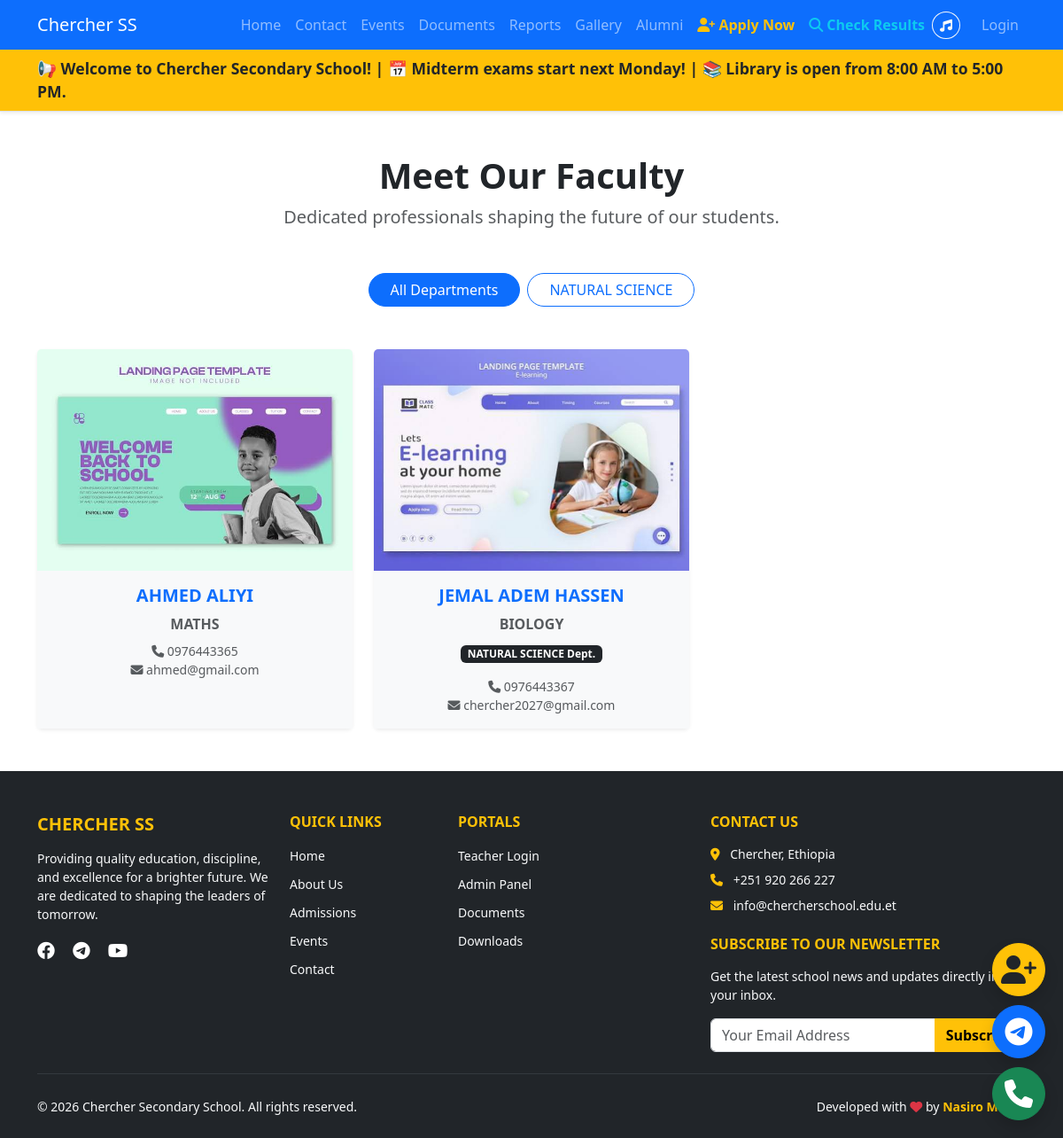
Screenshot of /academics/teachers/ with the database file from the repository.
### academics/models.py (models this page shows, shortened)
class Teacher(models.Model):
    name = models.CharField(max_length=100)
    subject = models.CharField(max_length=100)
    department = models.CharField(max_length=100, blank=True, help_text="e.g., Science, Languages, Humanities")
    phone = models.CharField(max_length=20, blank=True)
    email = models.EmailField(blank=True)
    image = models.ImageField(upload_to='teachers/', blank=True, null=True)

### academics/views.py (the view)
# urls.py: path('teachers/', views.teacher_list, name='teachers'),
def teacher_list(request):
    teachers = Teacher.objects.all()
    department = request.GET.get('department')
    if department:
        teachers = teachers.filter(department=department)
    departments = Teacher.objects.values_list('department', flat=True).distinct().exclude(department='')
    return render(request, 'academics/teachers.html', {
        'teachers': teachers,
        'departments': departments,
        'selected_department': department
    })

### academics/templates/academics/teachers.html (shortened to what this page needs)
{% extends "base.html" %}
{% block content %}
<div class="container mt-5 mb-5">
    <div class="text-center mb-5">
        <h1 class="fw-bold">Meet Our Faculty</h1>
        <p class="text-muted lead">Dedicated professionals shaping the future of our students.</p>
    </div>
    <div class="d-flex justify-content-center flex-wrap gap-2 mb-5">
        <a href="/academics/teachers/" class="btn {% if not selected_department %}btn-primary{% else %}btn-outline-primary{% endif %} rounded-pill px-4">All Departments</a>
        {% for dept in departments %}
            <a href="?department={{ dept }}" class="btn {% if selected_department == dept %}btn-primary{% else %}btn-outline-primary{% endif %} rounded-pill px-4">{{ dept }}</a>
        {% endfor %}
    </div>
    <div class="row g-4">
        {% for teacher in teachers %}
            <div class="col-md-4">
                <div class="card h-100 shadow-sm border-0 text-center">
                    {% if teacher.image %}
                        <img src="{{ teacher.image.url }}" class="card-img-top" alt="{{ teacher.name }}" style="height: 250px; object-fit: cover;">
                    {% else %}
                        <div class="bg-secondary text-white d-flex align-items-center justify-content-center" style="height: 250px;">
                            <i class="fas fa-user-tie fa-4x opacity-50"></i>
                        </div>
                    {% endif %}
                    <div class="card-body bg-light">
                        <h5 class="card-title fw-bold text-primary">{{ teacher.name }}</h5>
                        <p class="card-text text-muted mb-2"><strong>{{ teacher.subject }}</strong></p>
                        {% if teacher.department %}
                            <span class="badge bg-dark mb-2">{{ teacher.department }} Dept.</span>
                        {% endif %}
                        <p class="card-text small text-muted mt-2">
                            {% if teacher.phone %}<i class="fas fa-phone"></i> {{ teacher.phone }}<br>{% endif %}
                            {% if teacher.email %}<i class="fas fa-envelope"></i> {{ teacher.email }}{% endif %}
                        </p>
                    </div>
                </div>
            </div>
        {% endfor %}
    </div>
</div>
{% endblock %}

### rows the page displays
Teacher: image (picture), name "AHMED ALIYI", subject "MATHS", phone "0976443365", email "ahmed@gmail.com"
Teacher: image (picture), name "JEMAL ADEM HASSEN", subject "BIOLOGY", department "NATURAL SCIENCE", phone "0976443367", email "chercher2027@gmail.com"

### other values shown
{{ dept }} "NATURAL SCIENCE"
